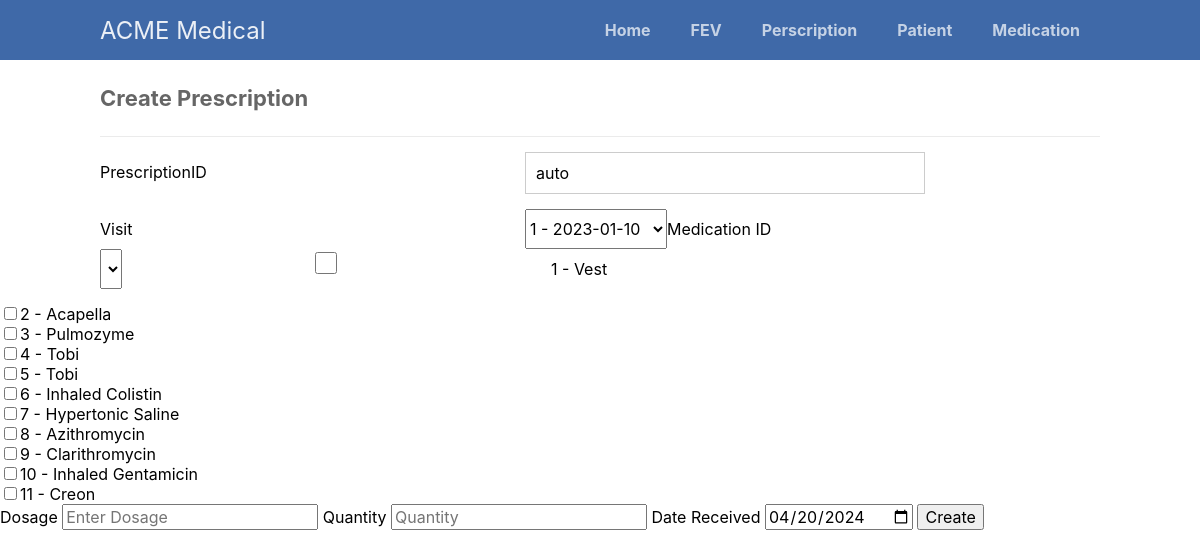
The page /scripts/prescription/prescription-complete.php on the database its author committed.
### tables this page shows
CREATE TABLE Medications (
  MedID INT AUTO_INCREMENT PRIMARY KEY,
  MedName VARCHAR(255) NOT NULL,
  MedType VARCHAR(255),
  Enzyme VARCHAR(255)
);

### scripts/prescription/prescription-complete.php (the view, shortened to what this page needs)
<?php
@include_once (APP_ROOT . APP_FOLDER_NAME . '/scripts/functions.php');
$pdo = pdo_connect_mysql();
?>
<?= template_header('Create Prescription') ?>
<div class="content update">
    <h2>Create Prescription</h2>
    <form action="prescription-add.php" method="post">
        <label for="VisitID">PrescriptionID</label>
        <input type="text" name="VisitID" placeholder="" value="auto" id="VisitID">
        <label for="VisitID">Visit</label>
        <?php
        $stmt = $pdo->query("SELECT VisitID, VisitDate FROM Visits");
        $visits = $stmt->fetchAll(PDO::FETCH_ASSOC);
        ?>
        <select name="VisitID" id="VisitID">
            <?php foreach($visits as $visit) : ?>
                <option value="<?php echo $visit['VisitID']; ?>">
                <?php echo $visit['VisitID'] . ' - ' . $visit['VisitDate']; ?></option>
            <?php endforeach; ?>
        </select>
        <label for="MedID">Medication ID</label>
        <select name="MedID" id="MedID">
            <?php
            $stmt = $pdo->query("SELECT MedID, MedName FROM Medications");
            $medications = $stmt->fetchAll(PDO::FETCH_ASSOC);
            foreach ($medications as $medication) {
                echo "<div><input type='checkbox' name='medications[]' value='{$medication['MedID']}' id='med_{$medication['MedID']}'>";
                echo "<label for='med_{$medication['MedID']}'>{$medication['MedID']} - {$medication['MedName']}</label></div>";
            }
            ?>
        </select>
        <label for="Dosage">Dosage</label>
        <input type="text" name="Dosage" placeholder="Enter Dosage" id="Dosage">
        <label for="Quantity">Quantity</label>
        <input type="text" name="Quantity" placeholder="Quantity" id="Quantity">
        <label for="DateReceived">Date Received</label>
        <input type="date" name="DateReceived" id="DateReceived" value="<?= date('Y-m-d') ?>">
        <input type="submit" value="Create">
    </form>
</div>
<?= template_footer() ?>

### styles/style.css (style rules this page uses)
* { box-sizing: border-box; font-family: -apple-system, BlinkMacSystemFont, "segoe ui", roboto, oxygen, ubuntu, cantarell, "fira sans", "droid sans", "helvetica neue", Arial, sans-serif; font-size: 16px; -webkit-font-smoothing: antialiased; -moz-osx-font-smoothing: grayscale; }
body { background-color: #FFFFFF; margin: 0; }
.content { width: 1000px; margin: 0 auto; }
.content h2 { margin: 0; padding: 25px 0; font-size: 22px; border-bottom: 1px solid #ebebeb; color: #666666; }
.update form { padding: 15px 0; display: flex; flex-flow: wrap; }
.update form label { display: inline-flex; width: 400px; padding: 10px 0; margin-right: 25px; }
.update form input { padding: 10px; width: 400px; margin-right: 25px; margin-bottom: 15px; border: 1px solid #cccccc; }

### rows shown on the page
medications: MedID "1", MedName "Vest"
medications: MedID "2", MedName "Acapella"
medications: MedID "3", MedName "Pulmozyme"
medications: MedID "4", MedName "Tobi"
medications: MedID "5", MedName "Tobi"
medications: MedID "6", MedName "Inhaled Colistin"
medications: MedID "7", MedName "Hypertonic Saline"
medications: MedID "8", MedName "Azithromycin"
medications: MedID "9", MedName "Clarithromycin"
medications: MedID "10", MedName "Inhaled Gentamicin"
medications: MedID "11", MedName "Creon"

### other values the page prints
form field VisitID "1 - 2023-01-10"
